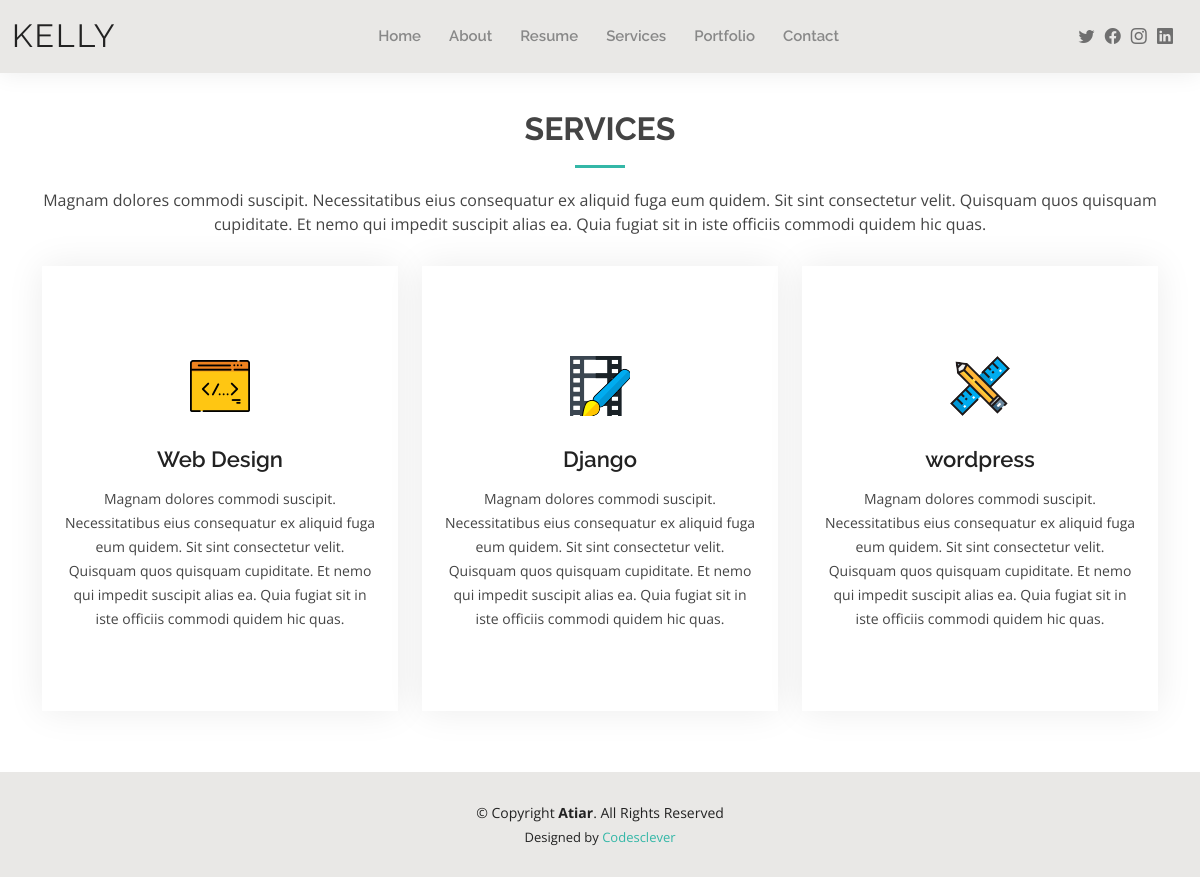
The app's page /service with its own data.
### app1/models.py (models this page shows)
class ServicePart(models.Model):
    username= models.ForeignKey(User, on_delete=models.CASCADE)
    title= models.CharField( max_length=150)
    descption= models.TextField()
    icon= models.ImageField(upload_to='service-icon')

### app1/views.py (the view)
# urls.py: path('service',views.Service , name='service'),
def Service(request):
    username='atiar'
    user=User.objects.get(username=username)
    ser=ServicePart.objects.filter(username=user)
    context={'service':'active','service':ser}
    return render(request,'services.html',context)

### app1/templates/services.html (shortened to what this page needs)
{% extends "base.html" %}
{% load static %
{% block title %}
{% block content %}
  <main id="main">
    <section id="services" class="services">
      <div class="container" data-aos="fade-up">
        <div class="section-title">
          <h2>Services</h2>
          <p>Magnam dolores commodi suscipit. Necessitatibus eius consequatur ex aliquid fuga eum quidem. Sit sint consectetur velit. Quisquam quos quisquam cupiditate. Et nemo qui impedit suscipit alias ea. Quia fugiat sit in iste officiis commodi quidem hic quas.</p>
        </div>
        <div class="row">
          {% for ser in service %}
          <div class="col-lg-4 col-md-6 d-flex align-items-stretch mt-4 mt-md-0" data-aos="zoom-in" data-aos-delay="200">
            <div class="icon-box iconbox-orange ">
              <div class="icon">
                <img src="{{ser.icon.url}}" alt="">
              </div>
          <h4><a href="">{{ser.title}}</a></h4>
              <p>{{ser.descption}}</p>
            </div>
          </div>
          {% endfor %}
        </div>
      </div>
    </section>
  </main>
{% endblock content %}

### app1/templates/base.html (shortened to what this page needs)
{% load static %}
<!DOCTYPE html>
<html lang="en">
<head>
  <link href="{% static 'assets/vendor/aos/aos.css'%}" rel="stylesheet">
  <link href="{% static 'assets/vendor/bootstrap/css/bootstrap.min.css'%}" rel="stylesheet">
  <link href="{% static 'assets/vendor/bootstrap-icons/bootstrap-icons.css'%}" rel="stylesheet">
  <link href="{% static 'assets/vendor/boxicons/css/boxicons.min.css'%}" rel="stylesheet">
  <link href="{% static 'assets/vendor/glightbox/css/glightbox.min.css'%}" rel="stylesheet">
  <link href="{% static 'assets/vendor/swiper/swiper-bundle.min.css'%}" rel="stylesheet">
  <link href="{% static 'assets/css/style.css'%}" rel="stylesheet">
</head>
<body>
  <header id="header" class="fixed-top">
    <div class="container-fluid d-flex justify-content-between align-items-center">
      <h1 class="logo me-auto me-lg-0"><a href="{% url 'home'%}">Kelly</a></h1>
      <nav id="navbar" class="navbar order-last order-lg-0">
        <ul>
          <li><a class="{{home}}" href="{% url 'home'%}">Home</a></li>
          <li><a class="{{about}}" href="{% url 'about'%}">About</a></li>
          <li><a class="{{resume}}" href="{% url 'resume'%}">Resume</a></li>
          <li><a class="{{service}}" href="{% url 'service'%}">Services</a></li>
          <li><a class="{{portfolio}}" href="{% url 'portfolio'%}">Portfolio</a></li>
          <li><a class="{{contact}}" href="{% url 'contact'%}">Contact</a></li>
        </ul>
      </nav>
      <div class="header-social-links">
        <a href="#" class="twitter"><i class="bi bi-twitter"></i></a>
        <a href="#" class="facebook"><i class="bi bi-facebook"></i></a>
        <a href="#" class="instagram"><i class="bi bi-instagram"></i></a>
        <a href="#" class="linkedin"><i class="bi bi-linkedin"></i></i></a>
      </div>
    </div>
  </header>
  {% block content %}
  {% endblock content %}
  <footer id="footer">
    <div class="container">
      <div class="copyright">
        &copy; Copyright <strong><span>Atiar</span></strong>. All Rights Reserved
      </div>
      <div class="credits">
        Designed by <a href="https://codesclever/">Codesclever</a>
      </div>
    </div>
  </footer>
</body>
</html>

### app1/static/assets/css/style.css (style rules this page uses)
body { font-family: "Open Sans", sans-serif; color: #444444; }
a { color: #34b7a7; text-decoration: none; }
h1, h2, h3, h4, h5, h6 { font-family: "Raleway", sans-serif; }
#main { margin-top: 50px; }
#header { background: #e9e8e6; box-shadow: 0px 0px 25px 0 rgba(0, 0, 0, 0.08); z-index: 997; padding: 15px 0; }
#header .logo { font-size: 32px; margin: 0; padding: 0; line-height: 1; font-weight: 400; letter-spacing: 2px; text-transform: uppercase; }
#header .logo a { color: #222222; }
.header-social-links { padding-right: 15px; }
.header-social-links a { color: #6f6f6f; padding-left: 6px; display: inline-block; line-height: 0px; transition: 0.3s; font-size: 16px; }
.navbar { padding: 0; }
.navbar ul { margin: 0; padding: 0; display: flex; list-style: none; align-items: center; }
.navbar li { position: relative; padding: 10px 0 10px 28px; }
.navbar a, .navbar a:focus { display: flex; align-items: center; justify-content: space-between; font-family: "Raleway", sans-serif; font-size: 15px; font-weight: 600; color: #888888; white-space: nowrap; transition: 0.3s; position: relative; }
.navbar > ul > li > a:before { content: ""; position: absolute; width: 0; height: 2px; bottom: -5px; left: 0; background-color: #34b7a7; visibility: hidden; width: 0px; transition: all 0.3s ease-in-out 0s; }
section { padding: 60px 0; }
.section-title { text-align: center; padding-bottom: 30px; }
.section-title h2 { font-size: 32px; font-weight: bold; text-transform: uppercase; margin-bottom: 20px; padding-bottom: 20px; position: relative; }
.section-title h2::after { content: ""; position: absolute; display: block; width: 50px; height: 3px; background: #34b7a7; bottom: 0; left: calc(50% - 25px); }
.section-title p { margin-bottom: 0; }
.services .icon-box { text-align: center; padding: 70px 20px 80px 20px; transition: all ease-in-out 0.3s; background: #fff; box-shadow: 0px 0 35px 0 rgba(0, 0, 0, 0.08); }
.services .icon-box .icon { margin: 0 auto; width: 100px; height: 100px; display: flex; align-items: center; justify-content: center; transition: ease-in-out 0.3s; position: relative; }
.services .icon-box h4 { font-weight: 600; margin: 10px 0 15px 0; font-size: 22px; }
.services .icon-box h4 a { color: #222222; transition: ease-in-out 0.3s; }
.services .icon-box p { line-height: 24px; font-size: 14px; margin-bottom: 0; }
#footer { background: #e9e8e6; padding: 30px 0; color: #222222; font-size: 14px; text-align: center; }
#footer .credits { padding-top: 5px; font-size: 13px; }
#footer .credits a { color: #34b7a7; }

### records on screen
ServicePart: icon (picture), title "Web Design", descption "Magnam dolores commodi suscipit. Necessitatibus eius consequatur ex aliquid fuga eum quidem. Sit sint consectetur velit. Quisquam quos quisquam cupiditate. Et nemo qui impedit suscipit alias ea. Quia fugiat sit in iste officiis commodi quidem hic quas."
ServicePart: icon (picture), title "Django", descption "Magnam dolores commodi suscipit. Necessitatibus eius consequatur ex aliquid fuga eum quidem. Sit sint consectetur velit. Quisquam quos quisquam cupiditate. Et nemo qui impedit suscipit alias ea. Quia fugiat sit in iste officiis commodi quidem hic quas."
ServicePart: icon (picture), title "wordpress", descption "Magnam dolores commodi suscipit. Necessitatibus eius consequatur ex aliquid fuga eum quidem. Sit sint consectetur velit. Quisquam quos quisquam cupiditate. Et nemo qui impedit suscipit alias ea. Quia fugiat sit in iste officiis commodi quidem hic quas."
